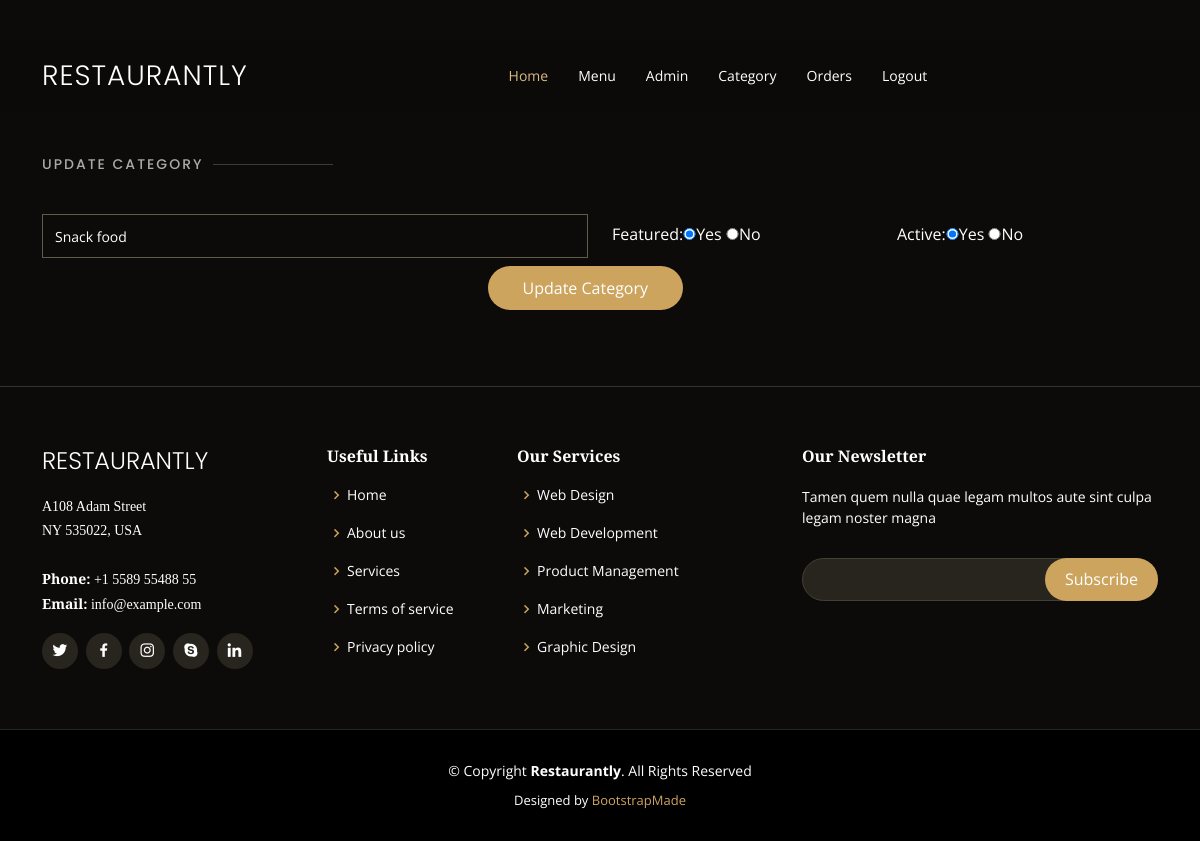
Page /update-category.php?id=6 (signed in) on the committed database.
### tables this page shows
CREATE TABLE `category` (
  `id` int(10) UNSIGNED NOT NULL,
  `title` varchar(100) NOT NULL,
  `image_name` varchar(255) NOT NULL,
  `featured` varchar(10) NOT NULL,
  `active` varchar(10) NOT NULL,
  `created_by` int(11) DEFAULT NULL,
  `updated_by` int(11) DEFAULT NULL
);

### update-category.php (the view, shortened to what this page needs)
<?php
include('header.php');
if(isset($_GET['id']))
        {
            $id = $_GET['id'];
            $sql2 ="SELECT * FROM category WHERE id=$id";
            $res2=mysqli_query($conn,$sql2);
            $row2= mysqli_fetch_assoc($res2);
            $title=$row2['title'];
            $featured=$row2['featured'];
            $active=$row2['active'];
        }
        else
        {
            header('location:food.php');
        }
?>
<section id="book-a-table" class="book-a-table mtop">
      <div class="container" data-aos="fade-up">
        <div class="section-title">
          <h2>Update Category</h2>
        </div>
        <form action="add-categoryup.php" method="post"  class="php-email-form" data-aos="fade-up" data-aos-delay="100" enctype="multipart/form-data">
          <div class="row">
            <div class="col-lg-6 col-md-6 form-group">
              <input type="text" name="title"  value="<?php echo $title; ?>" class="form-control" id="name" placeholder="Title of the food" required>
            </div>
            <div class="col-lg-3 col-md-6 form-group mt-3 mt-md-0">
              <div class="mt-2">
              Featured:<input type="radio" class="radioh" name="featured" value="1" <?php if($featured == 1){ echo "checked";}?> required><span>Yes</span>
                    <input type="radio" class="radioh" name="featured" value="0" <?php if($featured == 0){ echo "checked";}?> required><span>No</span>
              </div>
            </div>
            <div class="col-lg-3 col-md-6 form-group mt-3 mt-md-0">
              <div class="mt-2">
              Active:<input type="radio" class="radioh" name="active" <?php if($active == 1){ echo "checked";}?> value="1" required><span>Yes</span>
                    <input type="radio" class="radioh" name="active" <?php if($active == 0){ echo "checked";}?> value="0" required><span>No</span>
              </div>
            </div>
          </div>
          <div class="row textend">
            <div class="col-lg-7">
            <button type="submit" name="submit">Update Category </button>
            </div>
          </div>
        </form>
      </div>
    </section>
<?php
include('footer.php');
?>

### assets/css/style.css (style rules this page uses)
body { font-family: "Open Sans", sans-serif; background: #0c0b09; color: #fff; }
h1, h2, h3, h4, h5, h6 { font-family: "Playfair Display", serif; }
section { padding: 60px 0; overflow: hidden; }
.section-title { padding-bottom: 40px; }
.section-title h2 { font-size: 14px; font-weight: 500; padding: 0; line-height: 1px; margin: 0 0 5px 0; letter-spacing: 2px; text-transform: uppercase; color: #aaaaaa; font-family: "Poppins", sans-serif; }
.section-title h2::after { content: ""; width: 120px; height: 1px; display: inline-block; background: rgba(255, 255, 255, 0.2); margin: 4px 10px; }
.book-a-table .php-email-form { width: 100%; }
.book-a-table .php-email-form .form-group { padding-bottom: 8px; }
.book-a-table .php-email-form input, .book-a-table .php-email-form textarea { border-radius: 0; box-shadow: none; font-size: 14px; background: #0c0b09; border-color: #625b4b; color: white; }
.book-a-table .php-email-form input::placeholder, .book-a-table .php-email-form textarea::placeholder { color: #a49b89; }
.book-a-table .php-email-form input { height: 44px; }
.book-a-table .php-email-form button[type=submit] { background: #cda45e; border: 0; padding: 10px 35px; color: #fff; transition: 0.4s; border-radius: 50px; }
.mtop { margin-top:100px; }
.textend { text-align: end; }
.radioh { height: 12px !important; }

### rows in the picture
category: title "Snack food", featured "☑", active "☑"
